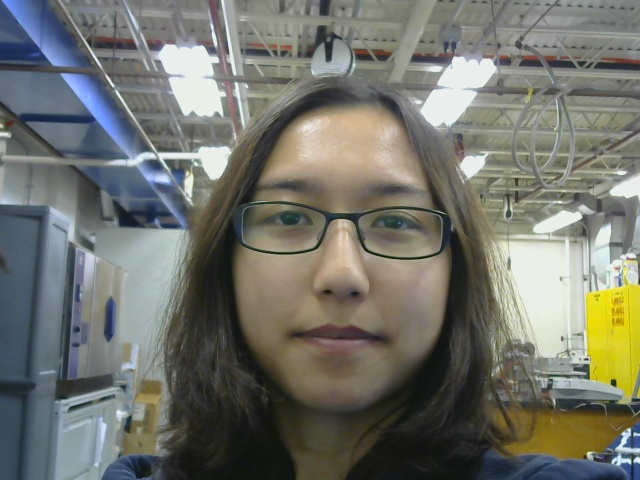
#> input picture dragon_cam/image01.jpg, 640 x 480 px, given in place of the camera
$ python motion_detect.py
#> lines starting #> are read from the running program, lines starting #| are printed output that depends on the picture
import argparse
import datetime
import imutils
import time
import cv2

ap=argparse.ArgumentParser()
ap.add_argument("-v", "--video", help="path to video file")
ap.add_argument("-a", "--min-area", type=int, default=500, help="min area")
args = vars(ap.parse_args())

# read from webcam if no video
if args.get("video", None) is None:
    camera = cv2.VideoCapture(0)
    time.sleep(0.25)

# else read from file
else:
    camera = cv2.VideoCapture(args["video"])

# init first frame
firstFrame = None

# loop over frames
while True:
    (grabbed, frame) = camera.read()
#> frame is the input picture: shape (480, 640, 3); mean B, G, R 107.2, 115.3, 114.1

    if not grabbed:
        break

    # resize and convert frame
    frame = imutils.resize(frame, width=500)
#> frame: shape (375, 500, 3)
    gray = cv2.cvtColor(frame, cv2.COLOR_BGR2GRAY)
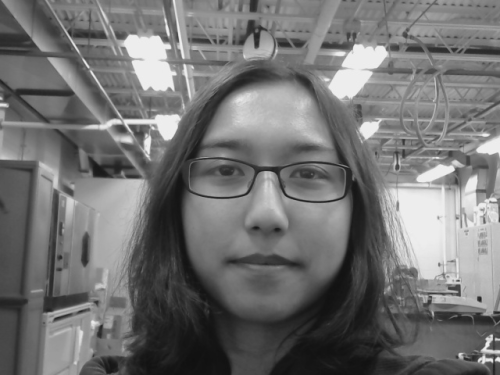
#> gray: shape (375, 500); min 15, max 240, mean 114
    gray = cv2.GaussianBlur(gray, (21,21), 0)
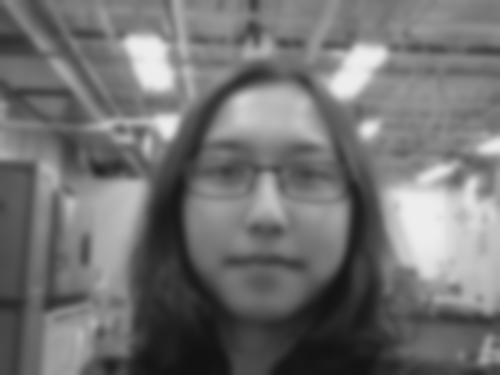
#> gray: shape (375, 500); min 17, max 237, mean 114

    # if no first frame, init
    if firstFrame is None:
        firstFrame = gray
        continue

    # compute difference
    frameDelta = cv2.absdiff(firstFrame, gray)
    thresh = cv2.threshold(frameDelta, 25, 255, cv2.THRESH_BINARY)[1]

    # dilate image and find contours
    thresh = cv2.dilate(thresh, None, iterations=2)
    (cnts, _) = cv2.findContours(thresh.copy(), cv2.RETR_EXTERNAL, cv2.CHAIN_APPROX_SIMPLE)

    # loop over contours
    for c in cnts:
        if cv2.contourArea(c) < args["min_area"]:
            continue

        # bounding box of changed frame
        (x,y,w,h) = cv2.boundingRect(c)

        # show and record frame
        #cv2.imshow("Person Detected", frame)
        #cv2.imshow("Thresh", thresh)
        #cv2.imshow("Frame Delta", frameDelta)

        # save image to file
        cv2.imwrite("detected.png", frameDelta)

$ run again, on dragon_cam/image02.jpg
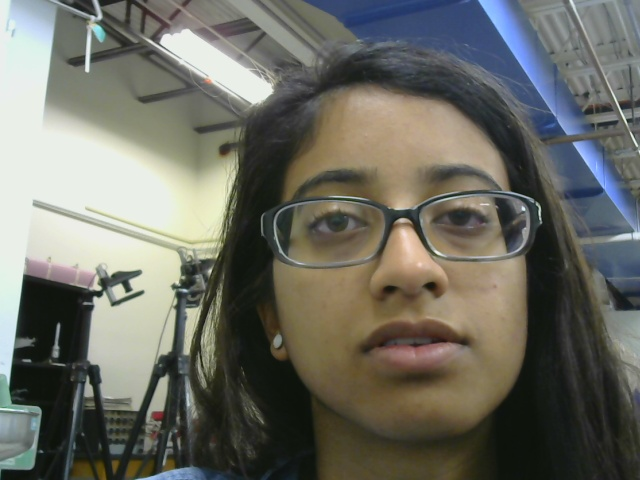
#> input picture dragon_cam/image02.jpg, 640 x 480 px, given in place of the camera
#> frame is the input picture: shape (480, 640, 3); mean B, G, R 99, 107.8, 107.6
#> frame: shape (375, 500, 3)
#> `gray = cv2.cvtColor(frame, cv2.COLOR_BGR2GRAY)`:
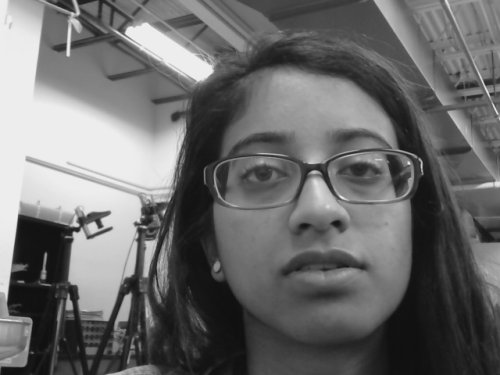
#> gray: shape (375, 500); min 15, max 240, mean 106.8
#> `gray = cv2.GaussianBlur(gray, (21,21), 0)`:
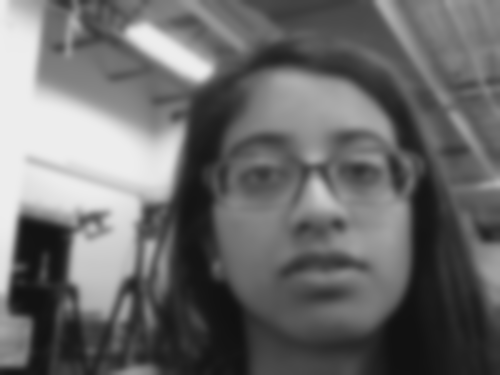
#> gray: shape (375, 500); min 16, max 237, mean 106.8
